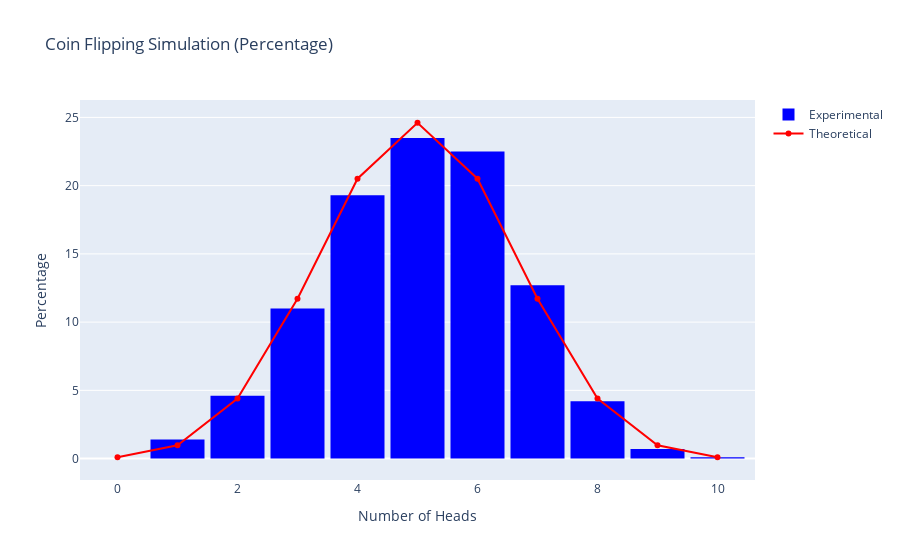

Write notebook code for a chart like this one.
### Code cell
# Plotting the results using Plotly for the Coin Flips with theoretical PMF
fig = go.Figure()
fig.add_trace(go.Histogram(
    x=coin_flips,
    nbinsx=11,
    name='Experimental',
    marker_color='blue',
    histnorm='percent'
))
fig.add_trace(go.Scatter(
    x=k_values_coin,
    y=theoretical_pmf_coin,
    mode='markers+lines',
    name='Theoretical',
    marker_color='red'
))
fig.update_layout(
    title="Coin Flipping Simulation (Percentage)",
    xaxis_title="Number of Heads",
    yaxis_title="Percentage",
    bargap=0.1
)
fig.show()

### Figure 1 — Plotly figure (JSON) as saved in the notebook; plotly's stock layout.template omitted (floating-point values rounded to 4 significant figures; data arrays with more than 128 entries replaced by an {"elided": "..."} marker saying what was removed)
{"data": [{"histnorm": "percent", "marker": {"color": "blue"}, "name": "Experimental", "nbinsx": 11, "type": "histogram", "x": {"elided": "1000 int values"}}, {"marker": {"color": "red"}, "mode": "markers+lines", "name": "Theoretical", "type": "scatter", "x": [0, 1, 2, 3, 4, 5, 6, 7, 8, 9, 10], "y": [0.09766, 0.9766, 4.395, 11.72, 20.51, 24.61, 20.51, 11.72, 4.395, 0.9766, 0.09766]}], "layout": {"bargap": 0.1, "title": {"text": "Coin Flipping Simulation (Percentage)"}, "xaxis": {"title": {"text": "Number of Heads"}}, "yaxis": {"title": {"text": "Percentage"}}}}
